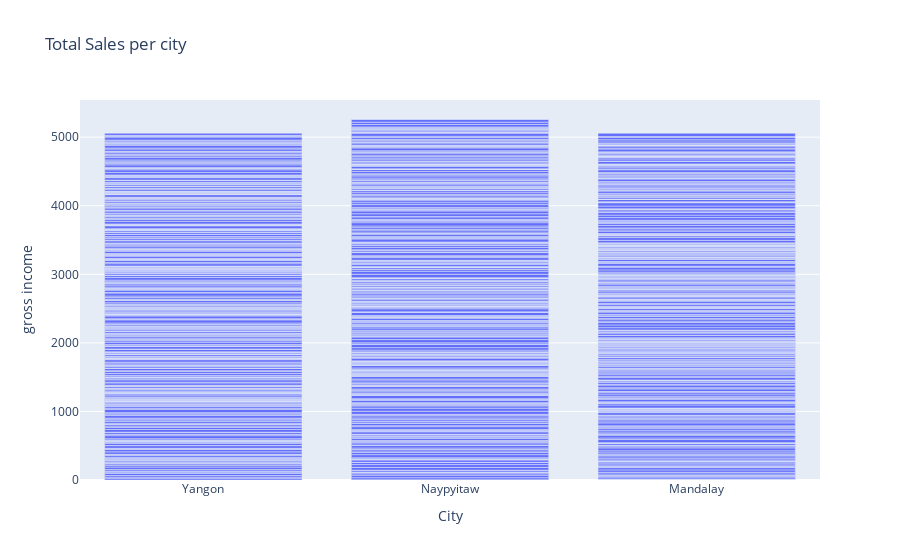

Notebook source saved alongside this figure:
### Code cell
sales_per_country_figure = px.bar(df, x="City", y="gross income", title="Total Sales per city") # Bar plot for total sales per city

sales_per_country_figure.show()

### Figure 1 — Plotly figure (JSON) as saved in the notebook; plotly's stock layout.template omitted (floating-point values rounded to 4 significant figures; data arrays with more than 128 entries replaced by an {"elided": "..."} marker saying what was removed)
{"data": [{"alignmentgroup": "True", "hovertemplate": "City=%{x}<br>gross income=%{y}<extra></extra>", "legendgroup": "", "marker": {"color": "#636efa", "pattern": {"shape": ""}}, "name": "", "offsetgroup": "", "orientation": "v", "showlegend": false, "textposition": "auto", "type": "bar", "x": {"elided": "1000 str values"}, "xaxis": "x", "y": {"elided": "1000 float values"}, "yaxis": "y"}], "layout": {"barmode": "relative", "legend": {"tracegroupgap": 0}, "title": {"text": "Total Sales per city"}, "xaxis": {"anchor": "y", "domain": [0, 1], "title": {"text": "City"}}, "yaxis": {"anchor": "x", "domain": [0, 1], "title": {"text": "gross income"}}}}
